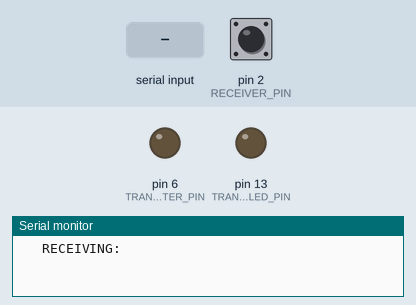
Simulated run of this sketch. Board: Arduino Uno, built with avr-gcc and run on an emulated ATmega328P. Shown: output pins drawn as LEDs (lit = HIGH), the last lines printed to the serial monitor. Dashed ring = blinking. The inputs (shaded band) are chosen by the test bench; at power-on: pin 2 (RECEIVER_PIN) HIGH.

Above: at 1.2 s.
1.3 s: pin 2 (RECEIVER_PIN) driven LOW
2.8 s: "1" received over Serial
At 3.9 s:
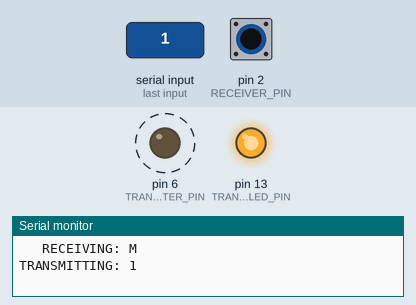
5.5 s: pin 2 (RECEIVER_PIN) pulsed HIGH 2 times (0.12 s each, 0.3 s apart)
Timing chart, 0 to 8.5 s (numbered marks = the images above; inputs shaded):
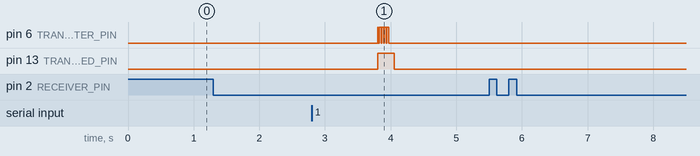

Measured:
- after the input at 2.8 s, pin 6 (TRANSMITTER_PIN): alternates HIGH for 0.03 s and LOW for 0.01 s, 10 changes in all, then stays LOW, starting after 1.0 s; pin 13 (TRANSMITTING_LED_PIN): LOW → HIGH after 1.0 s, → LOW 0.25 s later

The sketch:

Transmitter-Receiver.ino
```cpp
/*
 * This Arduino sketch allows two boards to communicate with each other using Morse Code.
 *
 * After uploading this sketch to two Arduino boards, a user may send a string input to one of the boards via the
 * Serial Monitor. This board then transmits in Morse Code each character of the input using an infrared emitter.
 * The other board simultaneously receives this message with an infrared receiver, converting the received Morse Code
 * back into English and printing it to the Serial Monitor. When the transmission is complete, new string inputs
 * may continue to be sent to either board to be transmitted and received as described above.
 * Note: If inputs are sent to both boards at the same time, neither will be received.
 */


//Define pins where the IR receiver, IR emitter, and LED signaling transmission connect to the board
const int RECEIVER_PIN = 2;
const int TRANSMITTER_PIN = 6;
const int TRANSMITTING_LED_PIN = LED_BUILTIN;

//Define the length of one Morse Code dot in milliseconds
const int TIME_UNIT = 10;

//Define Morse Code equivalent for each character
const int DOT = 1;
const int DASH = 3;
const int MORSE_CODE[][10] = {
  {DOT, DASH},
  {DASH, DOT, DOT, DOT},
  {DASH, DOT, DASH, DOT},
  {DASH, DOT, DOT},
  {DOT},
  {DOT, DOT, DASH, DOT},
  {DASH, DASH, DOT},
  {DOT, DOT, DOT, DOT},
  {DOT, DOT},
  {DOT, DASH, DASH, DASH},
  {DASH, DOT, DASH},
  {DOT, DASH, DOT, DOT},
  {DASH, DASH},
  {DASH, DOT},
  {DASH, DASH, DASH},
  {DOT,DASH, DASH, DOT},
  {DASH, DASH, DOT, DASH},
  {DOT, DASH, DOT},
  {DOT, DOT, DOT},
  {DASH},
  {DOT, DOT, DASH},
  {DOT, DOT, DOT, DASH},
  {DOT, DASH, DASH},
  {DASH, DOT, DOT, DASH},
  {DASH, DOT, DASH, DASH},
  {DASH, DASH, DOT, DOT},
  {DOT, DASH, DASH, DASH, DASH},
  {DOT, DOT, DASH, DASH, DASH},
  {DOT, DOT, DOT, DASH, DASH},
  {DOT, DOT, DOT, DOT, DASH},
  {DOT, DOT, DOT, DOT, DOT},
  {DASH, DOT, DOT, DOT, DOT},
  {DASH, DASH, DOT, DOT, DOT},
  {DASH, DASH, DASH, DOT, DOT},
  {DASH, DASH, DASH, DASH, DOT},
  {DASH, DASH, DASH, DASH, DASH},
  {DOT, DASH, DOT, DASH, DOT, DASH},
  {DASH, DASH, DOT, DOT, DASH, DASH},
  {DOT, DOT, DASH, DASH, DOT, DOT},
  {DASH, DOT, DASH, DOT, DASH, DASH},
  {DASH, DOT, DASH, DASH, DOT},
  {DASH, DOT, DASH, DASH, DOT, DASH},
  {DASH, DASH, DASH, DOT, DOT, DOT},
  {DASH, DOT, DASH, DOT, DASH, DOT},
  {DOT, DASH, DASH, DASH, DASH, DOT},
  {DOT, DASH, DOT, DOT, DASH, DOT},
  {DASH, DOT, DOT, DASH, DOT},
  {DASH, DOT, DOT, DOT, DASH},
  {DOT, DASH, DOT, DASH, DOT},
  {DASH, DOT, DOT, DOT, DOT, DASH},
  {DOT, DOT, DOT, DOT, DOT, DOT}
};
const char CHARACTERS[] = {'A', 'B', 'C', 'D', 'E', 'F', 'G', 'H','I', 'J', 'K', 'L','M', 'N', 'O', 'P', 'Q', 'R', 'S', 'T', 'U', 'V', 'W', 'X','Y', 'Z', '1', '2','3', '4', '5', '6', '7', '8', '9', '0', '.', ',', '?', '!','(', ')', ':', ';', '\'', '"', '/', '=', '+', '-', '*'};


int pulseLength(int pin, int value, int timeout){
  int onCounter = 0;
    while (onCounter < timeout && digitalRead(pin) == value){
      delay(1);
      onCounter++;
    }
  return onCounter;
}

void setup() {

  //Initialize Serial communication
  Serial.begin(9600);

  //Initialize pins as outputs and inputs
  pinMode(TRANSMITTER_PIN, OUTPUT);
  pinMode(TRANSMITTING_LED_PIN, OUTPUT);
  pinMode(RECEIVER_PIN, INPUT);
}

void loop() {
  String input;
  boolean transmitting = false;
  int currentPulse = 0;

  //Delay until either the IR sensor is activated or a string input is received from the Serial Monitor
  while (digitalRead(RECEIVER_PIN) == LOW && !transmitting) {
    delay(10);
    if (Serial.available() > 0) {
      input = Serial.readString();
      input.toUpperCase();
      transmitting = true;
    }
  }

  //If the IR sensor is activated, receive the Morse Code being transmitted and print the corresponding English characters to the Serial Monitor
  if (!transmitting) {
    Serial.println();
    Serial.print("   RECEIVING: ");

    //Iterate while receiving the same message
    while (currentPulse <= TIME_UNIT * 6) {
      int receivedMorseCode[10] = {0};
      int receivedIndex = 0;
      boolean sameCharacter = true;

      //Iterate while receiving the same character
      while (sameCharacter) {
        if (pulseLength(RECEIVER_PIN, HIGH, (TIME_UNIT * 100)) <= TIME_UNIT) {
         receivedMorseCode[receivedIndex] = DOT;
        } else {
          receivedMorseCode[receivedIndex] = DASH;
        }
        receivedIndex++;
        sameCharacter = pulseLength(RECEIVER_PIN, LOW, (TIME_UNIT + 1)) <= TIME_UNIT;
      }

      //Match the received Morse Code array to its corresponding English character and print the character to the Serial Monitor
      for (int characterIndex = 0; characterIndex < sizeof(CHARACTERS); characterIndex++) {
        for (int dotDashIndex = 0; dotDashIndex < sizeof(receivedMorseCode) && MORSE_CODE[characterIndex][dotDashIndex] == receivedMorseCode[dotDashIndex]; dotDashIndex++) {
          if (receivedMorseCode[dotDashIndex] == 0) {
            Serial.print(CHARACTERS[characterIndex]);
            characterIndex = sizeof(CHARACTERS);
            break;
          }
        }
      }
      currentPulse = pulseLength(RECEIVER_PIN, LOW, (TIME_UNIT * 6 + 1));
      if (currentPulse > TIME_UNIT * 2 && currentPulse <= TIME_UNIT * 6) {
        Serial.print(' ');
      }
    }
  }

  //Otherwise, if a string input has been received, transmit each character of that input in Morse Code while an LED signaling transmission is lit
  if (transmitting) {
    digitalWrite(TRANSMITTING_LED_PIN, HIGH);
    Serial.println();
    Serial.print("TRANSMITTING: ");

    //Iterate until the last character of the input is transmitted
    for (int transmitIndex = 0; transmitIndex < input.length(); transmitIndex++) {

      //If the current character is a space character, delay for an additional four time units (seven total)
      if (input[transmitIndex] == ' ') {
        Serial.print(' ');
        delay(TIME_UNIT * 4);
      }

      //If the current character is a character other than a space or a new line, match the English character with the corresponding Morse Code
      if (input[transmitIndex] != 10 && input[transmitIndex] != 13 && input[transmitIndex] != ' ') {
        int characterIndex = 0;
        while (characterIndex < (sizeof(CHARACTERS) - 1) && input[transmitIndex] != CHARACTERS[characterIndex]) {
          characterIndex++;
        }
        Serial.print(CHARACTERS[characterIndex]);
        for (int dotDashIndex = 0; MORSE_CODE[characterIndex][dotDashIndex] != 0; dotDashIndex++) {
          digitalWrite(TRANSMITTER_PIN, HIGH);
          delay(TIME_UNIT * MORSE_CODE[characterIndex][dotDashIndex]);
          digitalWrite(TRANSMITTER_PIN, LOW);
          delay(TIME_UNIT);
        }
        delay(TIME_UNIT * 2);
      }
    }
    delay(TIME_UNIT * 5);
    digitalWrite(TRANSMITTING_LED_PIN, LOW);
  }
}
```
